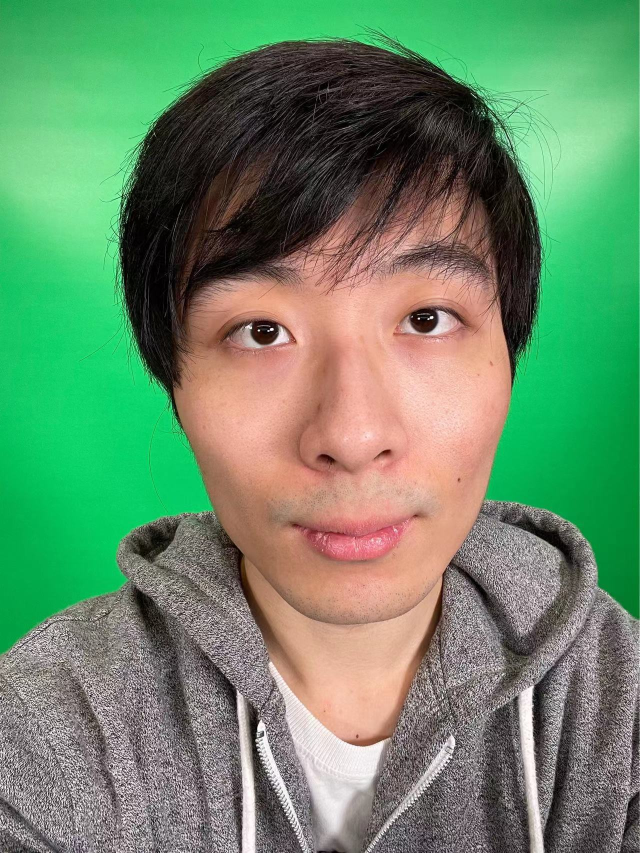
%> input picture 301367366_HandaHuang/me3.jpg, 1279 x 1706 px (shown at 1/2 size)
$ octave assignment1Part1.m   (GNU Octave 9; MATLAB toolbox functions it lacks are replaced by stand-ins)
%> lines starting %> are read from the running program, lines starting %| are printed output that depends on the picture; in (x1, y1, x2, y2) boxes, pixels count from 0 and x2, y2 are one past the last pixel; in counts of white or black regions, pixels touching at a corner belong together; the program's own positions count from 1
close all
clear
clc


image = imread("me3.jpg");  %greenscreen image, you can change it to any images in the same folder as this script
%> image is the input picture: size 1706x1279x3 uint8; mean R, G, B 106, 139, 104.8
bg1 = imread("GreatWall3.jpeg"); %background image, you can change it to any images in the same folder as this script
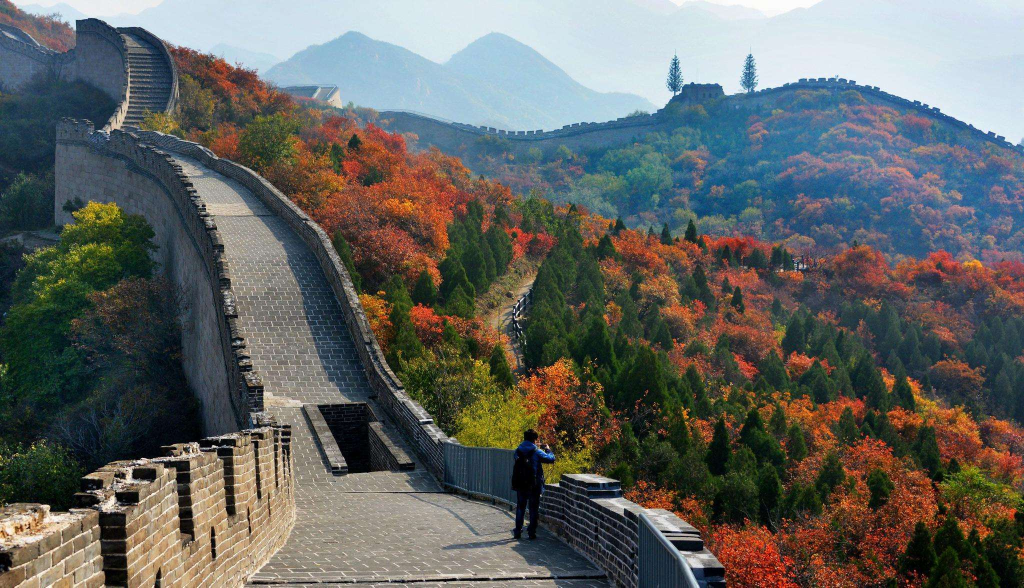
%> input picture 301367366_HandaHuang/GreatWall3.jpeg, 2048 x 1175 px (shown at 1/2 size)
%> bg1 is the input picture: size 1175x2048x3 uint8; mean R, G, B 98.4, 100.3, 97.1
[imx,imy,~]=size(image);
%> imx = 1706; imy = 1279

background=imresize(bg1,[imx,imy]);
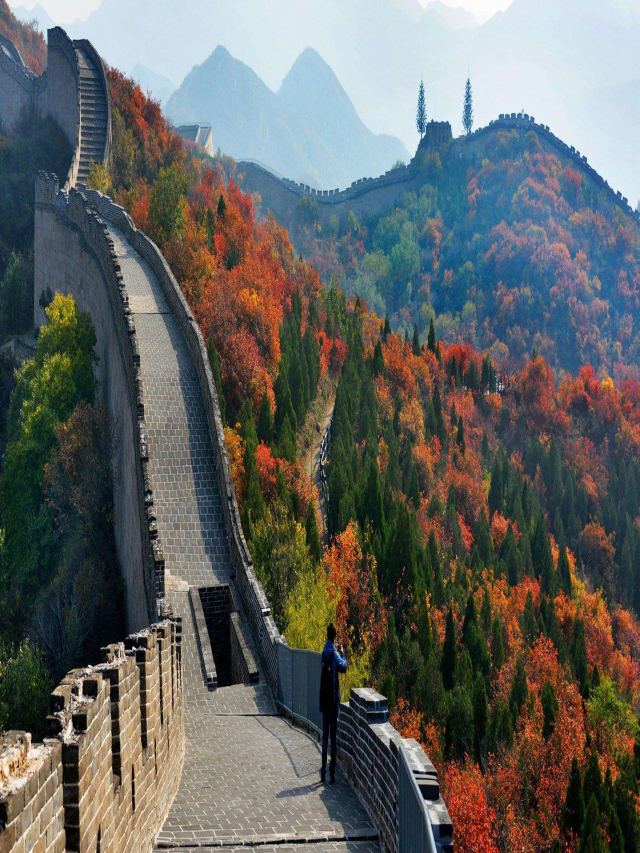
%> background: size 1706x1279x3 uint8 (shown at 1/2 size); mean R, G, B 98.4, 100.3, 97.1
background=im2double(background);
%> background: size 1706x1279x3 double
%figure,subplot(211), imshow(image);

alpha_map=compose(image);
%> after the loop in compose, `for i=1:x`:
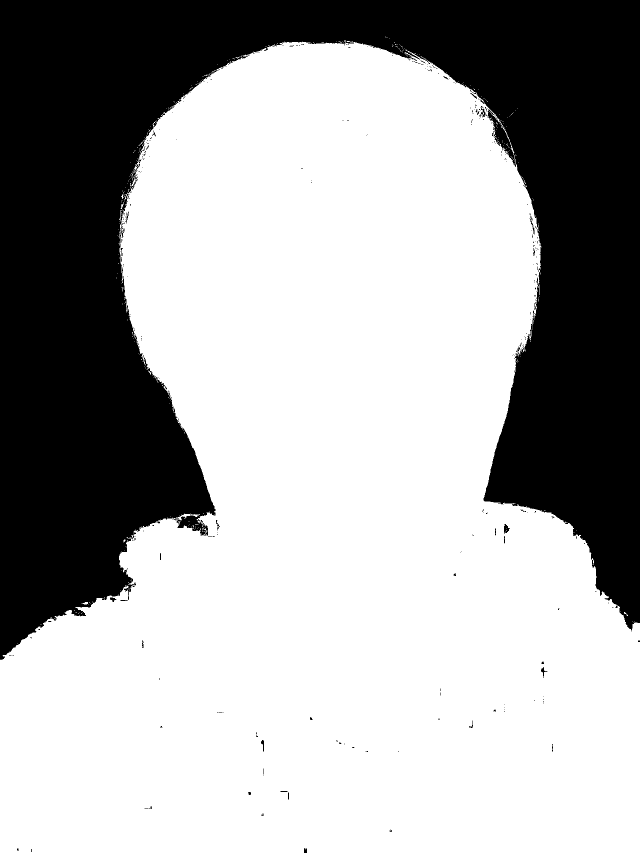
%> alphaaB: size 1706x1279 double (shown at 1/2 size); values 0 (black) and 1 (white), 66% white; 333 black regions (305 under 20 px), largest, box (x1, y1, x2, y2) and area: (0, 0, 1279, 1320) 740538, (1008, 1048, 1020, 1068) 134, (961, 212, 974, 235) 96
alphaR=alpha_map(:,:,1);
image=im2double(image);
%> image: size 1706x1279x3 double
imageR=image(:,:,1);
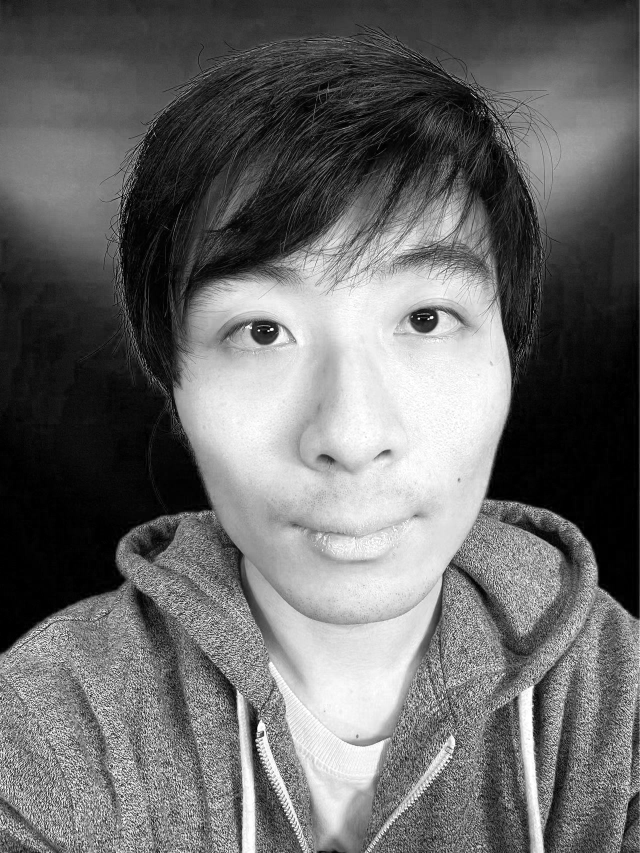
%> imageR: size 1706x1279 double (shown at 1/2 size); min 0, max 1, mean 0.416

result= alpha_map.*image + (1-alpha_map) .* background;
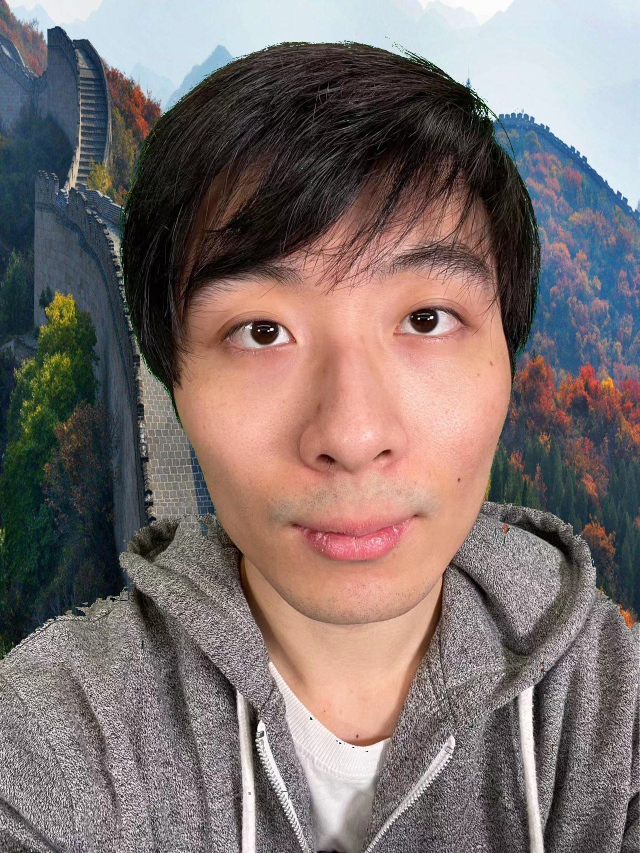
%> result: size 1706x1279x3 double (shown at 1/2 size); mean R, G, B 0.489, 0.441, 0.432

imlist={image,alpha_map,background,result};
%> imlist = 4 items
montage(imlist);


function alphaa=compose(origin_image)
    [x,y,~]=size(origin_image);
    alphaaR=ones(x,y);
    alphaaG=ones(x,y);
    alphaaB=ones(x,y);

    for i=1:x
        for j=1:y
           if(origin_image(i,j,2)>80 && (origin_image(i,j,2)>origin_image(i,j,1)))

                alphaaR(i,j)=0;
                alphaaG(i,j)=0;
                alphaaB(i,j)=0;


            end
        end
    end

    alphaa=cat(3,alphaaR,alphaaG,alphaaB);
end


%%
